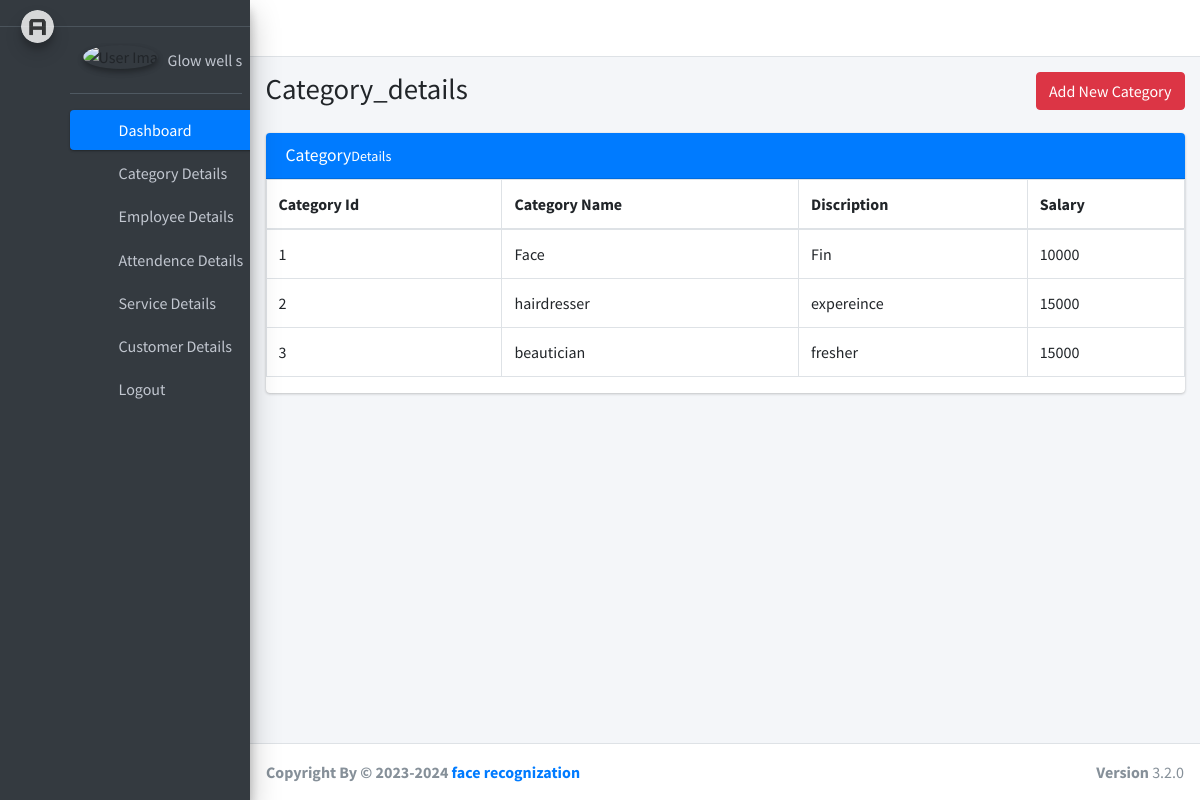
Page /face/cat_view/ on the committed database.
### web_app/models.py (models this page shows, shortened)
class category(models.Model):
    cat_name=models.CharField(max_length=200,null=True)
    cat_discription=models.CharField(max_length=200)
    cat_salary=models.CharField(max_length=200)

### web_app/views.py (the view)
# urls.py: path('cat_view/',cat_view),
def cat_view(request):
    cview=category.objects.all()
    return render(request,"face/category_view.html",{"cview":cview})

### Templates/face/category_view.html (shortened to what this page needs)
{% include 'face/header.html'%}
{%include 'face/slidebar.html'%}
  <div class="content-wrapper">
    <section class="content-header">
      <div class="container-fluid">
        <div class="row mb-2">
          <div class="col-sm-6">
            <h1>Category_details</h1>
          </div>
          <div class="col-sm-6">
            <ol class="breadcrumb float-sm-right">
              <li class="breadcrumb-item"><a href="/face/cat/" class="btn btn-danger">Add New Category</a></li>
            </ol>
          </div>
        </div>
      </div>
    </section>
    <section class="content">
      <div class="container-fluid">
        <div class="row">
          <div class="col-md-12">
            <div class="card card-primary">
              <div class="card-header">
                <h3 class="card-title">Category<small>Details</small> </h3>
              </div>
              <table id="example2" class="table table-bordered table-hover">
                <thead>
                <tr>
                  <th>Category Id</th>
                  <th>Category Name</th>
                  <th>Discription</th>
                  <th>Salary</th>
                     </tr>
                </thead>
                <tbody>
                    {%for ctv in cview%}
                <tr>
                  <td>{{ctv.id}}</td>
                  <td>{{ctv.cat_name}}</td>
                  <td>{{ctv.cat_discription}}</td>
                  <td>{{ctv.cat_salary}}</td>
                   </tr>
                {% endfor %}
                </tbody>
              </table>          </div>
            </div>
        </div>
      </div>
    </section>
  </div>
  {% include 'face/footer.html'%}

### rows in the picture
category: id "1", cat_name "Face", cat_discription "Fin", cat_salary "10000"
category: id "2", cat_name "hairdresser", cat_discription "expereince", cat_salary "15000"
category: id "3", cat_name "beautician", cat_discription "fresher", cat_salary "15000"
